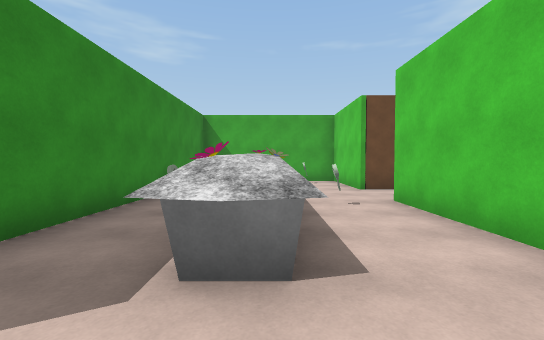
[1] (above)

24 first-person views from a walk through a 3-D level made in the Unity game engine. The camera is 1.4 m above the floor, tilts 2° down and sees 90° across. The floor is counted in squares, 1.8 m on a side. Each view is taken from the middle of a square. On the plan, view 1 faces up. The plan holds only what a view shows up to about 10 squares ahead; the rest is blank. The player is left out. Some animated figures are not drawn. Door leaves are left out, so doorways stand open. Some surface patterns are stand-ins.

[2]
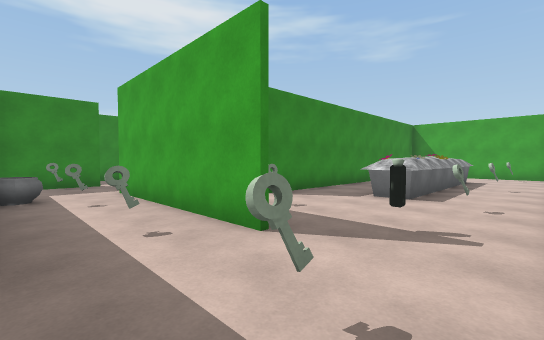

[3]
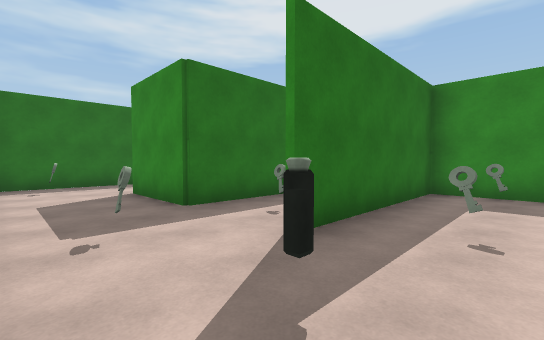

[4]
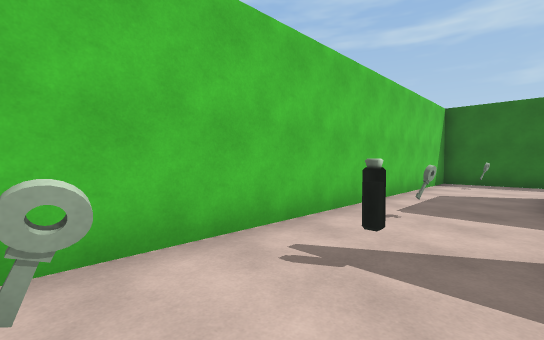

[5]
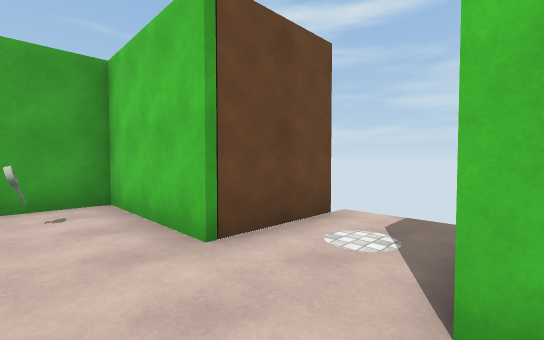

[6]
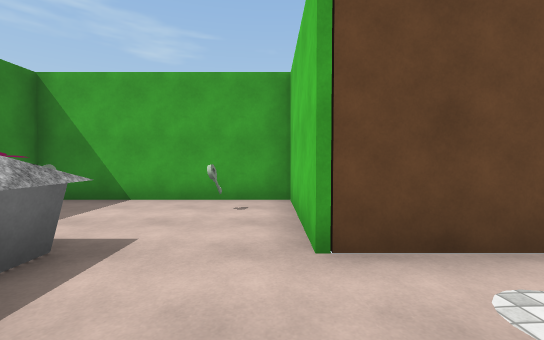

[7]
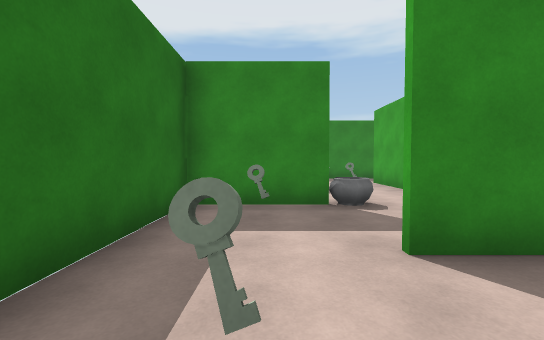

[8]
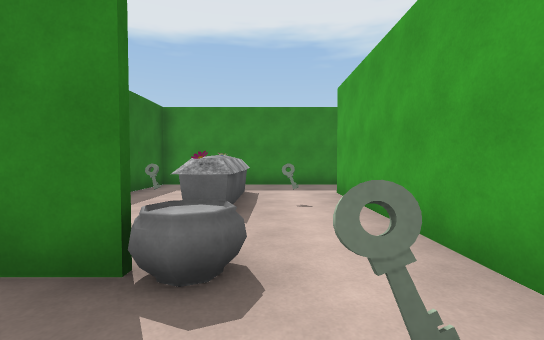

[9]
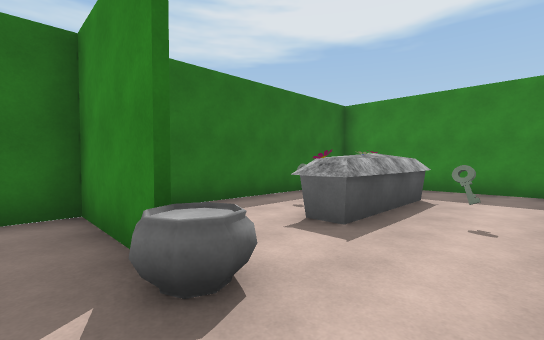

[10]
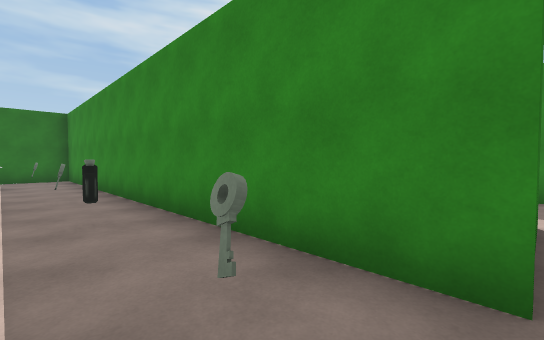

[11]
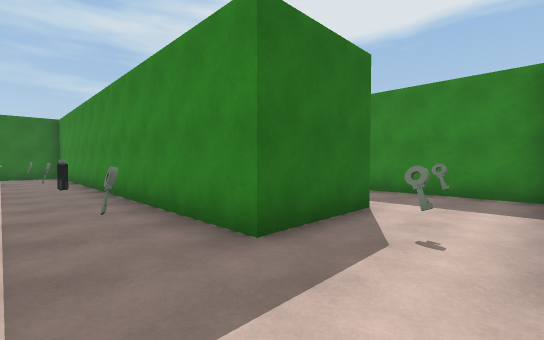

[12]
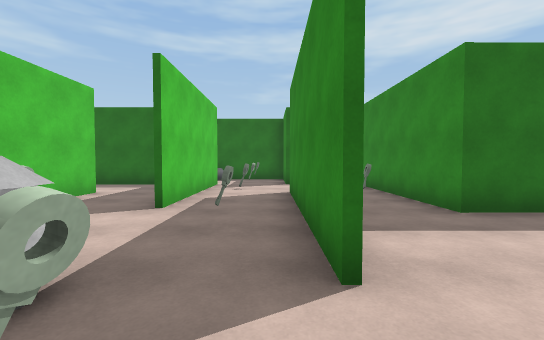

[13]
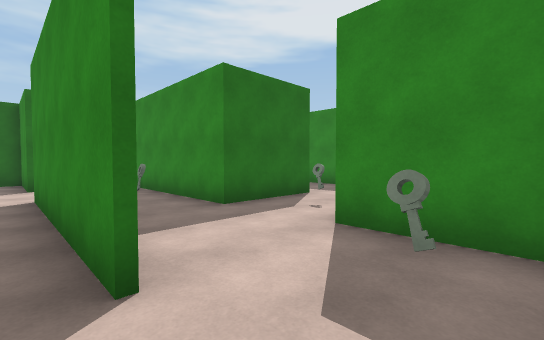

[14]
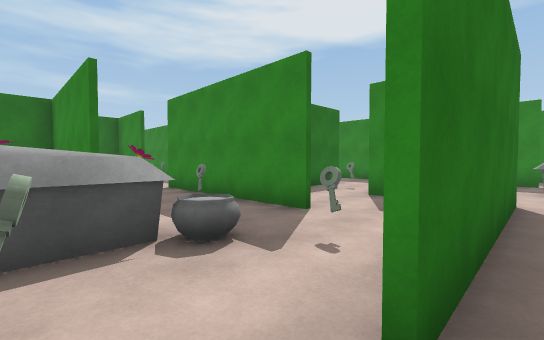

[15]
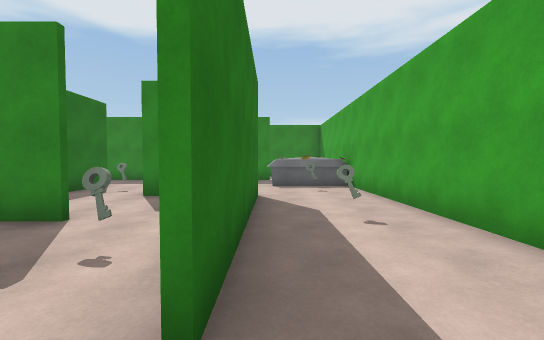

[16]
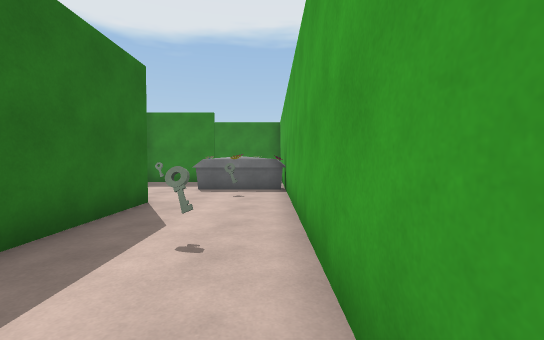

[17]
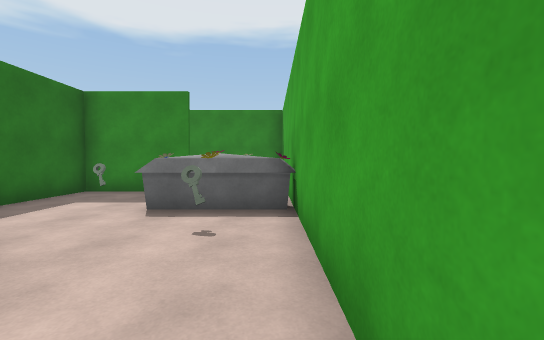

[18]
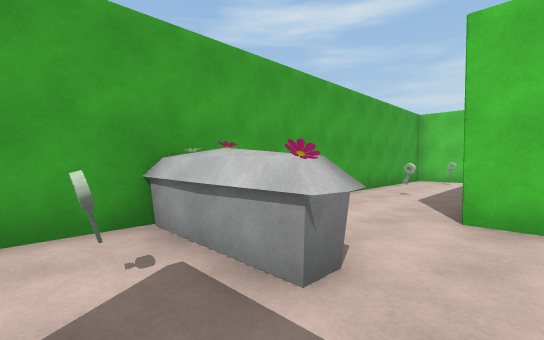

[19]
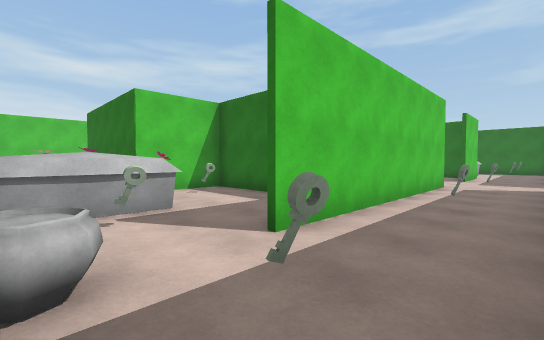

[20]
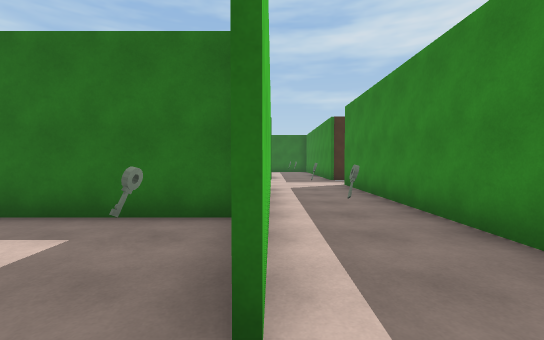

[21]
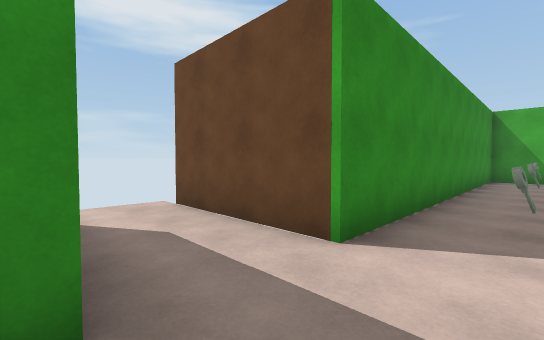

[22]
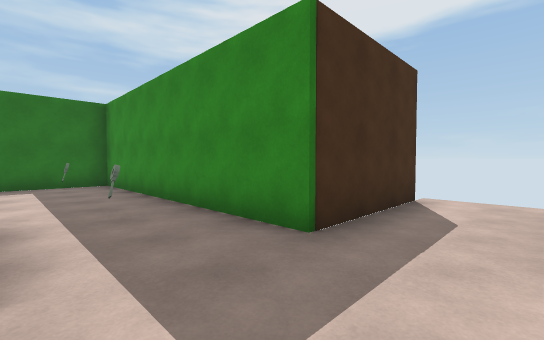

[23]
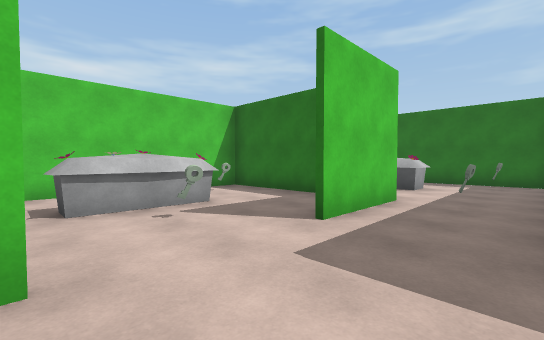

[24]
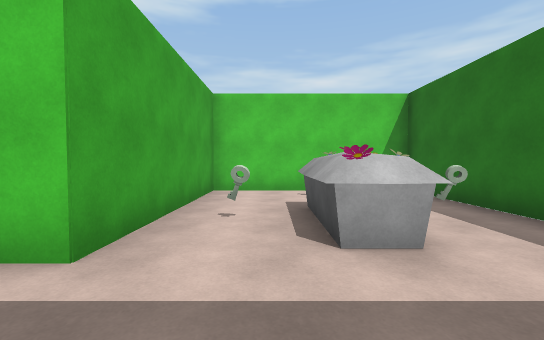

### Floor plan
Key: @ floor where view 1 was taken; # wall or solid block; . floor; D open door; = window, fence, low wall or low ledge; ^ raised ledge; P potion.
Columns run from 21 left of view 1 to 5 right of it. Each row starts with its distance up from view 1.
 11    ######################
 10    #..=..^........#.....#
  9    #.....#........# ....#
  8    #.....#.#####..# ....###
  7    #..#....#......#  ^.DD.D
  6    #..#....#....=.#  ^.DD.D
  5    #..######..#.^##. #..#
  4    #..#.......#...#..#..#
  3    #..#..###..#...#..^..#
  2    #..#..  #..#.#.#..^..#
  1  ###..#....#..#.#.#.....#
  0 D........#.#....#....@..#
 -1 D........# #P...#.....P.#
 -2  ###..#..^ #..#.#####...#
 -3    #..#....#..#.........#
 -4    #..######..########..#
 -5    #.......#.........#..#
 -6    #.......#.........#..#
 -7    #...^^..#.^##^.^.....#
 -8    #.....  #......#.....#
 -9    #...... #......#.....#
-10    ######################

Where each view was taken, in squares from view 1:
view 1: 0 up, 0 right, facing up
view 2: 4 down, 2 right, facing up-left
view 3: 0 up, 2 right, facing down-left
view 4: 1 up, 0 right, facing down-right
view 5: 5 up, 1 right, facing up-right
view 6: 5 up, 2 right, facing up
view 7: 8 down, 2 right, facing left
view 8: 6 down, 1 left, facing left
view 9: 5 down, 2 left, facing down-left
view 10: 3 up, 8 left, facing down-left
view 11: 5 up, 8 left, facing down-left
view 12: 7 up, 7 left, facing down
view 13: 7 up, 7 left, facing down-left
view 14: 8 up, 4 left, facing down-left
view 15: 8 up, 4 left, facing left
view 16: 10 up, 5 left, facing left
view 17: 10 up, 8 left, facing left
view 18: 7 up, 14 left, facing up-right
view 19: 10 up, 17 left, facing down-right
view 20: 9 up, 15 left, facing down
view 21: 2 down, 16 left, facing up-left
view 22: 0 up, 15 left, facing down-left
view 23: 1 up, 17 left, facing down-right
view 24: 6 down, 17 left, facing right
